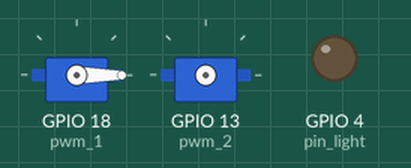
This program was run on a simulated Raspberry Pi (BCM pin numbers). Shown: 2 × servo, output pins drawn as LEDs (lit = HIGH). Servo angles are drawn from the pulse width (0.5 ms = 0°, 2.5 ms = 180°); what the program prints to the terminal is not drawn. At 9.0 s the program stops and its outputs stay as they are.

Above: at 0.1 s.
At 3.1 s:
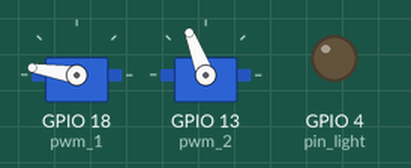
At 6.1 s:
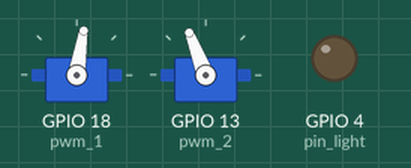
Timing chart, 0 to 7.6 s (numbered marks = the images above):
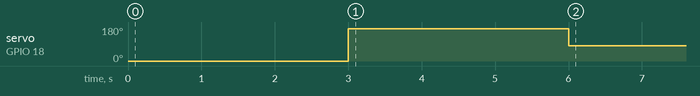

Measured:
- by itself, servo on GPIO 18 (pwm_1): 0° → 171° at 3.0 s, → 81° 3.0 s later

The program:

Pan.py
```python
import time
import RPi.GPIO as GPIO

class Pan:
    DEFAULT_ANGLE = 120

    def __init__(self):
        # GPIO 引脚
        self.pin_1 = 18  # 水平舵机
        self.pin_2 = 13  # 垂直舵机
        self.pin_light = 4  # 补光灯（可选）

        # 初始化 GPIO
        GPIO.setmode(GPIO.BCM)
        GPIO.setup(self.pin_1, GPIO.OUT)
        GPIO.setup(self.pin_2, GPIO.OUT)
        GPIO.setup(self.pin_light, GPIO.OUT)

        # 初始化 PWM，频率 50Hz
        self.pwm_1 = GPIO.PWM(self.pin_1, 50)
        self.pwm_2 = GPIO.PWM(self.pin_2, 50)
        self.pwm_1.start(0)
        self.pwm_2.start(0)

        print("[Pan] 初始化完成")

    def _angle_to_duty(self, angle):
        """角度转占空比"""
        angle = max(0, min(180, angle))  # 限制在0~180度
        duty = 2 + (angle / 18)
        return duty

    def set_angle(self, pin_pwm, angle):
        duty = self._angle_to_duty(angle)
        pin_pwm.ChangeDutyCycle(duty)
        time.sleep(0.5)
        pin_pwm.ChangeDutyCycle(0)  # 停止发送信号，减少抖动
        ###上面舵机固定角度
    # ---------- 云台动作 ----------
    def pan_left(self, angle=DEFAULT_ANGLE):
        self.set_angle(self.pwm_1, 0)
        self.set_angle(self.pwm_2, angle)

    def pan_right(self, angle=DEFAULT_ANGLE):
        self.set_angle(self.pwm_1, 180)
        self.set_angle(self.pwm_2, angle)

    def pan_center(self, angle=DEFAULT_ANGLE):
        self.set_angle(self.pwm_1, 90)
        self.set_angle(self.pwm_2, angle)

    def pan_turn(self, hor_angle, ver_angle):
        self.set_angle(self.pwm_1, hor_angle)
        self.set_angle(self.pwm_2, ver_angle)

    # ---------- 补光灯 ----------
    def light_on(self):
        GPIO.output(self.pin_light, GPIO.HIGH)

    def light_off(self):
        GPIO.output(self.pin_light, GPIO.LOW)

    # ---------- 安全退出 ----------
    def cleanup(self):
        self.pwm_1.stop()
        self.pwm_2.stop()
        GPIO.cleanup()
        print("[Pan] GPIO 已释放")

    # ---------- 测试方法 ----------
    def test(self):
        try:
            self.pan_left()
            time.sleep(2)
            self.pan_right()
            time.sleep(2)
            self.pan_center()
            time.sleep(2)
        finally:
            self.cleanup()


if __name__ == "__main__":
    pan = Pan()
    pan.test()
```
